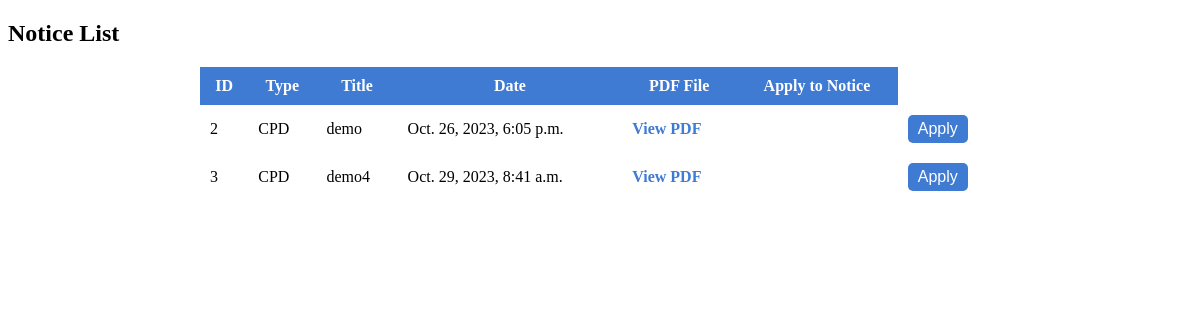
The app's page /snotice-list/, older data.
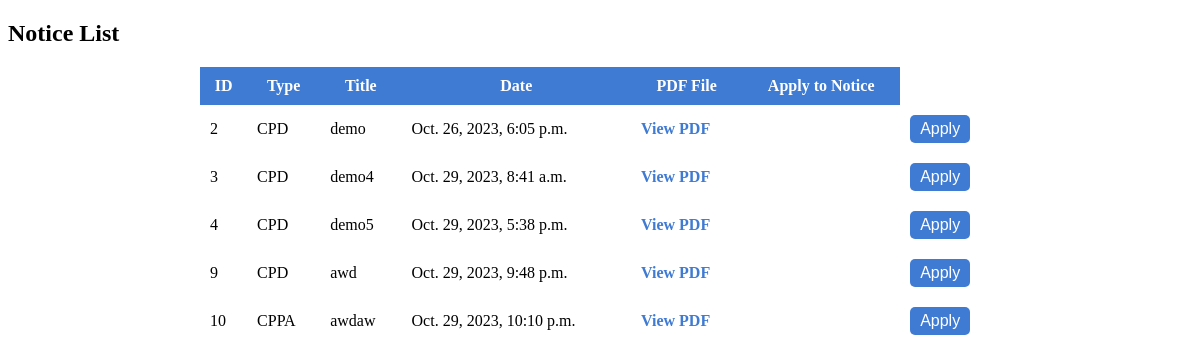
The same page, newer data.
### nexus/models.py (models this page shows, shortened)
class Notice(models.Model):
    NOTICE_TYPES = (
        ('CPD', 'CPD'),
        ('CPPA', 'CPPA'),
    )
    notice_type = models.CharField(max_length=4, choices=NOTICE_TYPES)
    title = models.CharField(max_length=100)
    notice_id = models.CharField(max_length=20,default="00")
    content = models.TextField()
    file = models.FileField(upload_to='notices/')
    notice_date = models.DateTimeField(default=timezone.now)
    uploaded_by = models.ForeignKey(User, on_delete=models.CASCADE)
    applicants = models.ManyToManyField(User, related_name='applied_notices', blank=True)

### nexus/views.py (the view)
# urls.py: path('snotice-list/', views.s_notice_list, name='snotice_list'),
def s_notice_list(request):
    notices = Notice.objects.all()  # Fetch all notices (you can add filtering logic if needed)
    return render(request, 's_notice_list.html', {'notices': notices})

### nexus/templates/s_notice_list.html (shortened to what this page needs)
<!DOCTYPE html>
<html>
  <head>
  </head>
  <body>
    <h2>Notice List</h2>
    <table
      style="
        width: 100%;
        max-width: 800px;
        margin: 0 auto;
        border-collapse: collapse;
      "
    >
      <thead>
        <tr style="background-color: #3f7ad3; color: #fff; font-weight: bold">
          <th style="padding: 10px">ID</th>
          <th style="padding: 10px">Type</th>
          <th style="padding: 10px">Title</th>
          <th style="padding: 10px">Date</th>
          <th style="padding: 10px">PDF File</th>
          <th style="padding: 10px">Apply to Notice</th>
        </tr>
      </thead>
      <tbody>
        {% for notice in notices %}
        <tr>
          <td style="padding: 10px">{{ notice.id }}</td>
          <td style="padding: 10px">{{ notice.notice_type }}</td>
          <td style="padding: 10px">{{ notice.title }}</td>
          <td style="padding: 10px">{{ notice.notice_date }}</td>
          <td style="padding: 10px">
            <a
              href="{{ notice.file.url }}"
              target="_blank"
              style="text-decoration: none; color: #3f7ad3; font-weight: bold"
              >View PDF</a
            >
          </td>
          <td style="padding: 10px"></td>
          <td style="padding: 10px">
            <form method="post">
              <button
                type="submit"
                style="
                  font-size: 1rem;
                  padding: 5px 10px;
                  background-color: #3f7ad3;
                  color: #fff;
                  border: none;
                  border-radius: 5px;
                  cursor: pointer;
                "
              >
                Apply
              </button>
            </form>
          </td>
        </tr>
        {% endfor %}
      </tbody>
    </table>
  </body>
</html>

Row changes from the older to the newer data that the page shows:
added Notice: id "4", notice_type "CPD", title "demo5", notice_date "Oct. 29, 2023, 5:38 p.m."
added Notice: id "9", notice_type "CPD", title "awd", notice_date "Oct. 29, 2023, 9:48 p.m."
added Notice: id "10", notice_type "CPPA", title "awdaw", notice_date "Oct. 29, 2023, 10:10 p.m."
